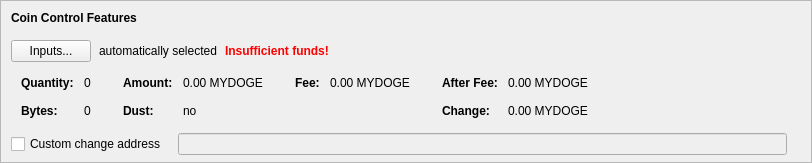
    <widget class="QFrame" name="frameCoinControl">
     <property name="sizePolicy">
      <sizepolicy hsizetype="Expanding" vsizetype="Expanding">
       <horstretch>0</horstretch>
       <verstretch>0</verstretch>
      </sizepolicy>
     </property>
     <property name="maximumSize">
      <size>
       <width>16777215</width>
       <height>16777215</height>
      </size>
     </property>
     <property name="frameShape">
      <enum>QFrame::StyledPanel</enum>
     </property>
     <property name="frameShadow">
      <enum>QFrame::Sunken</enum>
     </property>
     <layout class="QVBoxLayout" name="verticalLayoutCoinControl2">
      <property name="spacing">
       <number>0</number>
      </property>
      <property name="leftMargin">
       <number>0</number>
      </property>
      <property name="topMargin">
       <number>0</number>
      </property>
      <property name="rightMargin">
       <number>0</number>
      </property>
      <property name="bottomMargin">
       <number>6</number>
      </property>
      <item>
       <layout class="QVBoxLayout" name="verticalLayoutCoinControl" stretch="0,0,0,0,1">
        <property name="spacing">
         <number>0</number>
        </property>
        <property name="leftMargin">
         <number>10</number>
        </property>
        <property name="topMargin">
         <number>10</number>
        </property>
        <item>
         <layout class="QHBoxLayout" name="horizontalLayoutCoinControl1">
          <property name="bottomMargin">
           <number>15</number>
          </property>
          <item>
           <widget class="QLabel" name="labelCoinControlFeatures">
            <property name="sizePolicy">
             <sizepolicy hsizetype="Preferred" vsizetype="Maximum">
              <horstretch>0</horstretch>
              <verstretch>0</verstretch>
             </sizepolicy>
            </property>
            <property name="font">
             <font>
              <weight>75</weight>
              <bold>true</bold>
             </font>
            </property>
            <property name="styleSheet">
             <string notr="true">font-weight:bold;</string>
            </property>
            <property name="text">
             <string>Coin Control Features</string>
            </property>
           </widget>
          </item>
         </layout>
        </item>
        <item>
         <layout class="QHBoxLayout" name="horizontalLayoutCoinControl2" stretch="0,0,0,0">
          <property name="spacing">
           <number>8</number>
          </property>
          <property name="bottomMargin">
           <number>10</number>
          </property>
          <item>
           <widget class="QPushButton" name="pushButtonCoinControl">
            <property name="styleSheet">
             <string notr="true"/>
            </property>
            <property name="text">
             <string>Inputs...</string>
            </property>
            <property name="autoDefault">
             <bool>false</bool>
            </property>
           </widget>
          </item>
          <item>
           <widget class="QLabel" name="labelCoinControlAutomaticallySelected">
            <property name="text">
             <string>automatically selected</string>
            </property>
            <property name="margin">
             <number>5</number>
            </property>
           </widget>
          </item>
          <item>
           <widget class="QLabel" name="labelCoinControlInsuffFunds">
            <property name="font">
             <font>
              <weight>75</weight>
              <bold>true</bold>
             </font>
            </property>
            <property name="styleSheet">
             <string notr="true">color:red;font-weight:bold;</string>
            </property>
            <property name="text">
             <string>Insufficient funds!</string>
            </property>
            <property name="margin">
             <number>5</number>
            </property>
           </widget>
          </item>
          <item>
           <spacer name="horizontalSpacerCoinControl">
            <property name="orientation">
             <enum>Qt::Horizontal</enum>
            </property>
            <property name="sizeHint" stdset="0">
             <size>
              <width>40</width>
              <height>1</height>
             </size>
            </property>
           </spacer>
          </item>
         </layout>
        </item>
        <item>
         <widget class="QWidget" name="widgetCoinControl" native="true">
          <property name="sizePolicy">
           <sizepolicy hsizetype="Preferred" vsizetype="Preferred">
            <horstretch>0</horstretch>
            <verstretch>0</verstretch>
           </sizepolicy>
          </property>
          <property name="minimumSize">
           <size>
            <width>0</width>
            <height>0</height>
           </size>
          </property>
          <property name="styleSheet">
           <string notr="true"/>
          </property>
          <layout class="QHBoxLayout" name="horizontalLayoutCoinControl5">
           <property name="leftMargin">
            <number>0</number>
           </property>
           <property name="topMargin">
            <number>0</number>
           </property>
           <property name="rightMargin">
            <number>0</number>
           </property>
           <property name="bottomMargin">
            <number>0</number>
           </property>
           <item>
            <layout class="QHBoxLayout" name="horizontalLayoutCoinControl3" stretch="0,0,0,1">
             <property name="spacing">
              <number>20</number>
             </property>
             <property name="topMargin">
              <number>0</number>
             </property>
             <property name="bottomMargin">
              <number>10</number>
             </property>
             <item>
              <layout class="QFormLayout" name="formLayoutCoinControl1">
               <property name="horizontalSpacing">
                <number>10</number>
               </property>
               <property name="verticalSpacing">
                <number>14</number>
               </property>
               <property name="leftMargin">
                <number>10</number>
               </property>
               <property name="topMargin">
                <number>4</number>
               </property>
               <property name="rightMargin">
                <number>6</number>
               </property>
               <item row="0" column="0">
                <widget class="QLabel" name="labelCoinControlQuantityText">
                 <property name="font">
                  <font>
                   <weight>75</weight>
                   <bold>true</bold>
                  </font>
                 </property>
                 <property name="text">
                  <string>Quantity:</string>
                 </property>
                 <property name="margin">
                  <number>0</number>
                 </property>
                </widget>
               </item>
               <item row="0" column="1">
                <widget class="QLabel" name="labelCoinControlQuantity">
                 <property name="cursor">
                  <cursorShape>IBeamCursor</cursorShape>
                 </property>
                 <property name="contextMenuPolicy">
                  <enum>Qt::ActionsContextMenu</enum>
                 </property>
                 <property name="text">
                  <string notr="true">0</string>
                 </property>
                 <property name="margin">
                  <number>0</number>
                 </property>
                 <property name="textInteractionFlags">
                  <set>Qt::LinksAccessibleByMouse|Qt::TextSelectableByKeyboard|Qt::TextSelectableByMouse</set>
                 </property>
                </widget>
               </item>
               <item row="1" column="0">
                <widget class="QLabel" name="labelCoinControlBytesText">
                 <property name="font">
                  <font>
                   <weight>75</weight>
                   <bold>true</bold>
                  </font>
                 </property>
                 <property name="text">
                  <string>Bytes:</string>
                 </property>
                </widget>
               </item>
               <item row="1" column="1">
                <widget class="QLabel" name="labelCoinControlBytes">
                 <property name="cursor">
                  <cursorShape>IBeamCursor</cursorShape>
                 </property>
                 <property name="contextMenuPolicy">
                  <enum>Qt::ActionsContextMenu</enum>
                 </property>
                 <property name="text">
                  <string notr="true">0</string>
                 </property>
                 <property name="textInteractionFlags">
                  <set>Qt::LinksAccessibleByMouse|Qt::TextSelectableByKeyboard|Qt::TextSelectableByMouse</set>
                 </property>
                </widget>
               </item>
              </layout>
             </item>
             <item>
              <layout class="QFormLayout" name="formLayoutCoinControl2">
               <property name="horizontalSpacing">
                <number>10</number>
               </property>
               <property name="verticalSpacing">
                <number>14</number>
               </property>
               <property name="leftMargin">
                <number>6</number>
               </property>
               <property name="topMargin">
                <number>4</number>
               </property>
               <property name="rightMargin">
                <number>6</number>
               </property>
               <item row="0" column="0">
                <widget class="QLabel" name="labelCoinControlAmountText">
                 <property name="font">
                  <font>
                   <weight>75</weight>
                   <bold>true</bold>
                  </font>
                 </property>
                 <property name="text">
                  <string>Amount:</string>
                 </property>
                 <property name="margin">
                  <number>0</number>
                 </property>
                </widget>
               </item>
               <item row="0" column="1">
                <widget class="QLabel" name="labelCoinControlAmount">
                 <property name="cursor">
                  <cursorShape>IBeamCursor</cursorShape>
                 </property>
                 <property name="contextMenuPolicy">
                  <enum>Qt::ActionsContextMenu</enum>
                 </property>
                 <property name="text">
                  <string notr="true">0.00 MYDOGE</string>
                 </property>
                 <property name="textInteractionFlags">
                  <set>Qt::LinksAccessibleByMouse|Qt::TextSelectableByKeyboard|Qt::TextSelectableByMouse</set>
                 </property>
                </widget>
               </item>
               <item row="1" column="0">
                <widget class="QLabel" name="labelCoinControlLowOutputText">
                 <property name="font">
                  <font>
                   <weight>75</weight>
                   <bold>true</bold>
                  </font>
                 </property>
                 <property name="text">
                  <string>Dust:</string>
                 </property>
                </widget>
               </item>
               <item row="1" column="1">
                <widget class="QLabel" name="labelCoinControlLowOutput">
                 <property name="cursor">
                  <cursorShape>IBeamCursor</cursorShape>
                 </property>
                 <property name="contextMenuPolicy">
                  <enum>Qt::ActionsContextMenu</enum>
                 </property>
                 <property name="text">
                  <string notr="true">no</string>
                 </property>
                 <property name="textInteractionFlags">
                  <set>Qt::LinksAccessibleByMouse|Qt::TextSelectableByKeyboard|Qt::TextSelectableByMouse</set>
                 </property>
                </widget>
               </item>
              </layout>
             </item>
             <item>
              <layout class="QFormLayout" name="formLayoutCoinControl3">
               <property name="horizontalSpacing">
                <number>10</number>
               </property>
               <property name="verticalSpacing">
                <number>14</number>
               </property>
               <property name="leftMargin">
                <number>6</number>
               </property>
               <property name="topMargin">
                <number>4</number>
               </property>
               <property name="rightMargin">
                <number>6</number>
               </property>
               <item row="0" column="0">
                <widget class="QLabel" name="labelCoinControlFeeText">
                 <property name="font">
                  <font>
                   <weight>75</weight>
                   <bold>true</bold>
                  </font>
                 </property>
                 <property name="text">
                  <string>Fee:</string>
                 </property>
                 <property name="margin">
                  <number>0</number>
                 </property>
                </widget>
               </item>
               <item row="0" column="1">
                <widget class="QLabel" name="labelCoinControlFee">
                 <property name="cursor">
                  <cursorShape>IBeamCursor</cursorShape>
                 </property>
                 <property name="contextMenuPolicy">
                  <enum>Qt::ActionsContextMenu</enum>
                 </property>
                 <property name="text">
                  <string notr="true">0.00 MYDOGE</string>
                 </property>
                 <property name="textInteractionFlags">
                  <set>Qt::LinksAccessibleByMouse|Qt::TextSelectableByKeyboard|Qt::TextSelectableByMouse</set>
                 </property>
                </widget>
               </item>
              </layout>
             </item>
             <item>
              <layout class="QFormLayout" name="formLayoutCoinControl4">
               <property name="horizontalSpacing">
                <number>10</number>
               </property>
               <property name="verticalSpacing">
                <number>14</number>
               </property>
               <property name="leftMargin">
                <number>6</number>
               </property>
               <property name="topMargin">
                <number>4</number>
               </property>
               <property name="rightMargin">
                <number>6</number>
               </property>
               <item row="0" column="0">
                <widget class="QLabel" name="labelCoinControlAfterFeeText">
                 <property name="font">
                  <font>
                   <weight>75</weight>
                   <bold>true</bold>
                  </font>
                 </property>
                 <property name="text">
                  <string>After Fee:</string>
                 </property>
                 <property name="margin">
                  <number>0</number>
                 </property>
                </widget>
               </item>
               <item row="0" column="1">
                <widget class="QLabel" name="labelCoinControlAfterFee">
                 <property name="cursor">
                  <cursorShape>IBeamCursor</cursorShape>
                 </property>
                 <property name="contextMenuPolicy">
                  <enum>Qt::ActionsContextMenu</enum>
                 </property>
                 <property name="text">
                  <string notr="true">0.00 MYDOGE</string>
                 </property>
                 <property name="textInteractionFlags">
                  <set>Qt::LinksAccessibleByMouse|Qt::TextSelectableByKeyboard|Qt::TextSelectableByMouse</set>
                 </property>
                </widget>
               </item>
               <item row="1" column="0">
                <widget class="QLabel" name="labelCoinControlChangeText">
                 <property name="font">
                  <font>
                   <weight>75</weight>
                   <bold>true</bold>
                  </font>
                 </property>
                 <property name="text">
                  <string>Change:</string>
                 </property>
                </widget>
               </item>
               <item row="1" column="1">
                <widget class="QLabel" name="labelCoinControlChange">
                 <property name="cursor">
                  <cursorShape>IBeamCursor</cursorShape>
                 </property>
                 <property name="contextMenuPolicy">
                  <enum>Qt::ActionsContextMenu</enum>
                 </property>
                 <property name="text">
                  <string notr="true">0.00 MYDOGE</string>
                 </property>
                 <property name="textInteractionFlags">
                  <set>Qt::LinksAccessibleByMouse|Qt::TextSelectableByKeyboard|Qt::TextSelectableByMouse</set>
                 </property>
                </widget>
               </item>
              </layout>
             </item>
            </layout>
           </item>
          </layout>
         </widget>
        </item>
        <item>
         <layout class="QHBoxLayout" name="horizontalLayoutCoinControl4" stretch="0,0,0">
          <property name="spacing">
           <number>12</number>
          </property>
          <property name="sizeConstraint">
           <enum>QLayout::SetDefaultConstraint</enum>
          </property>
          <property name="topMargin">
           <number>5</number>
          </property>
          <property name="rightMargin">
           <number>5</number>
          </property>
          <item>
           <widget class="QCheckBox" name="checkBoxCoinControlChange">
            <property name="toolTip">
             <string>If this is activated, but the change address is empty or invalid, change will be sent to a newly generated address.</string>
            </property>
            <property name="text">
             <string>Custom change address</string>
            </property>
           </widget>
          </item>
          <item>
           <widget class="QValidatedLineEdit" name="lineEditCoinControlChange">
            <property name="enabled">
             <bool>false</bool>
            </property>
            <property name="sizePolicy">
             <sizepolicy hsizetype="Expanding" vsizetype="Fixed">
              <horstretch>0</horstretch>
              <verstretch>0</verstretch>
             </sizepolicy>
            </property>
           </widget>
          </item>
          <item>
           <widget class="QLabel" name="labelCoinControlChangeLabel">
            <property name="sizePolicy">
             <sizepolicy hsizetype="Preferred" vsizetype="Expanding">
              <horstretch>0</horstretch>
              <verstretch>0</verstretch>
             </sizepolicy>
            </property>
            <property name="minimumSize">
             <size>
              <width>0</width>
              <height>0</height>
             </size>
            </property>
            <property name="text">
             <string/>
            </property>
            <property name="margin">
             <number>3</number>
            </property>
           </widget>
          </item>
         </layout>
        </item>
        <item>
         <spacer name="verticalSpacerCoinControl">
          <property name="orientation">
           <enum>Qt::Vertical</enum>
          </property>
          <property name="sizeHint" stdset="0">
           <size>
            <width>800</width>
            <height>1</height>
           </size>
          </property>
         </spacer>
        </item>
       </layout>
      </item>
     </layout>
    </widget>
